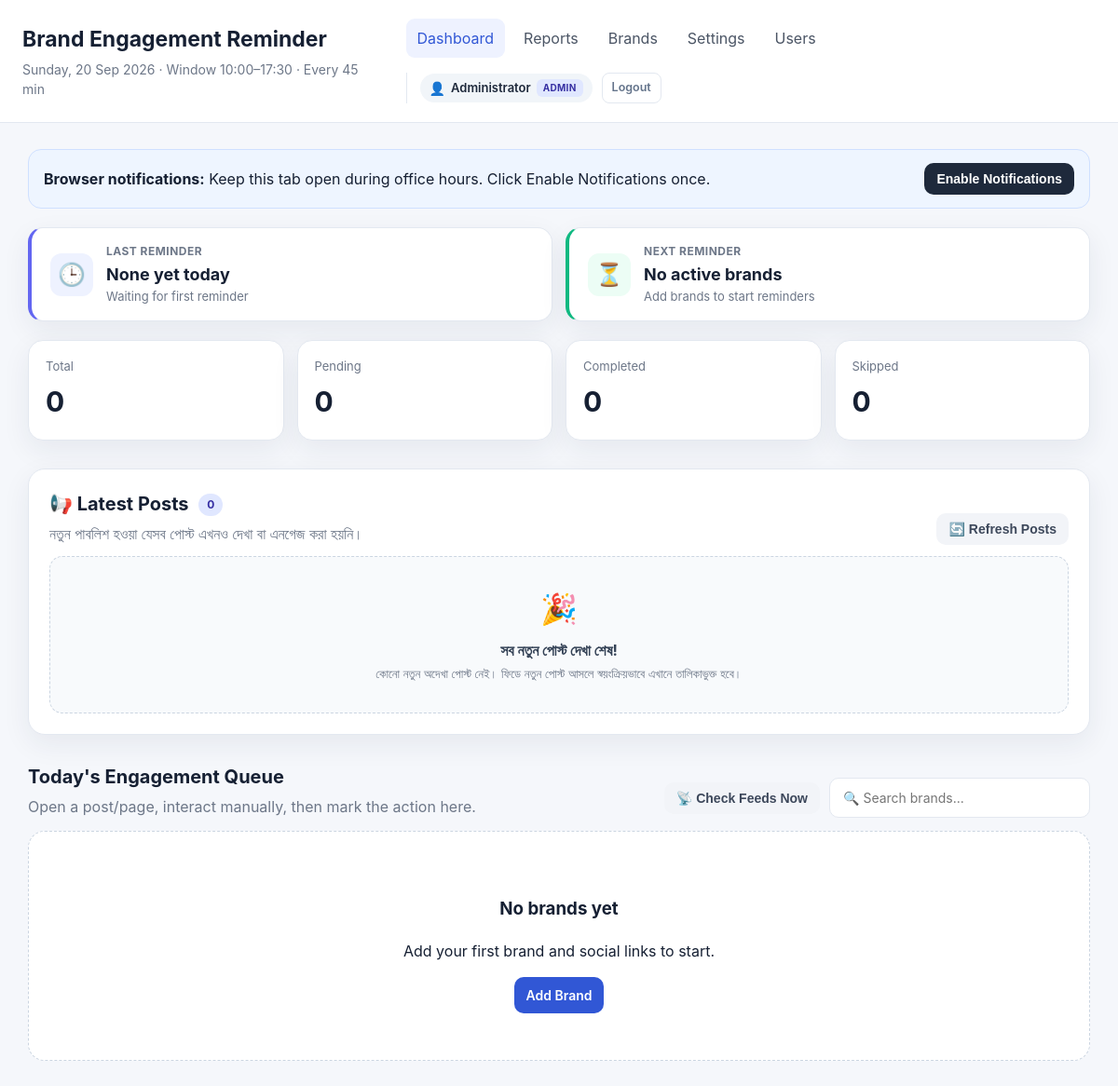
The page / (signed in) on the database its author committed.
### tables this page shows
CREATE TABLE IF NOT EXISTS settings (
    id TINYINT UNSIGNED PRIMARY KEY,
    window_start TIME NOT NULL DEFAULT '10:00:00',
    window_end TIME NOT NULL DEFAULT '17:30:00',
    reminder_interval_minutes INT UNSIGNED NOT NULL DEFAULT 45,
    browser_poll_seconds INT UNSIGNED NOT NULL DEFAULT 60,
    last_global_reminder_at DATETIME NULL,
    updated_at DATETIME NULL DEFAULT NULL ON UPDATE CURRENT_TIMESTAMP
);

CREATE TABLE IF NOT EXISTS users (
    id INT UNSIGNED AUTO_INCREMENT PRIMARY KEY,
    name VARCHAR(120) NOT NULL,
    username VARCHAR(60) NOT NULL UNIQUE,
    password_hash VARCHAR(255) NOT NULL,
    role ENUM('admin', 'user') NOT NULL DEFAULT 'user',
    status TINYINT(1) NOT NULL DEFAULT 1,
    last_login_at DATETIME NULL,
    last_reminder_at DATETIME NULL,
    created_at DATETIME NOT NULL DEFAULT CURRENT_TIMESTAMP,
    updated_at DATETIME NULL DEFAULT NULL ON UPDATE CURRENT_TIMESTAMP,
    INDEX idx_users_role_status (role, status)
);

### config.php (called while the page is built, shortened)
<?php
function e(?string $value): string
{
    return htmlspecialchars((string)$value, ENT_QUOTES, 'UTF-8');
}
function getSettings(PDO $pdo): array
{
    $stmt = $pdo->query("SELECT * FROM settings WHERE id = 1 LIMIT 1");
    $settings = $stmt->fetch();
    return $settings;
}
require_once __DIR__ . '/auth.php';

### auth.php (called while the page is built, shortened)
<?php
function currentUser(): ?array
{
    if (!empty($_SESSION['auth_user'])) {
        return $_SESSION['auth_user'];
    }
    return null;
}
function isAdmin(): bool
{
    $user = currentUser();
    return $user && ($user['role'] ?? '') === 'admin';
}

### api_latest_posts.php (called while the page is built, shortened)
<?php
require_once __DIR__ . '/config.php';
function getLatestUnseenPosts(PDO $pdo, int $limit = 50, ?int $userId = null): array
{
    $stmt = $pdo->prepare("
        SELECT p.id, p.brand_id, p.social_link_id, b.name AS brand_name,
               COALESCE(s.platform, 'Social') AS platform,
               p.title, p.post_url, p.content_snippet, p.published_at, p.created_at
        FROM brand_posts p
        INNER JOIN brands b ON b.id = p.brand_id AND b.status = 1
        LEFT JOIN social_links s ON s.id = p.social_link_id
        LEFT JOIN user_post_engagements upe ON upe.post_id = p.id AND upe.user_id = :user_id
        WHERE (upe.id IS NULL OR upe.is_engaged = 0)
        ORDER BY p.published_at DESC, p.id DESC
        LIMIT :lim
    ");
    $stmt->bindValue(':user_id', $userId, PDO::PARAM_INT);
    $stmt->bindValue(':lim', $limit, PDO::PARAM_INT);
    $stmt->execute();
    $posts = $stmt->fetchAll();
    return $posts;
}

### index.php (the view, shortened to what this page needs)
<?php
require __DIR__ . '/config.php';
$currentUser = currentUser();
$currentUserId = (int)$currentUser['id'];
$pdo = db();
$settings = getSettings($pdo);
$userStmt = $pdo->prepare("SELECT * FROM users WHERE id = :id");
$userStmt->execute(['id' => $currentUserId]);
$userRow = $userStmt->fetch() ?: $currentUser;
$summaryStmt = $pdo->prepare("SELECT
    COUNT(*) AS total,
    COALESCE(SUM(d.status = 'completed'), 0) AS completed,
    COALESCE(SUM(d.status = 'pending'), 0) AS pending,
    COALESCE(SUM(d.status = 'skipped'), 0) AS skipped
    FROM daily_engagements d
    INNER JOIN brands b ON b.id = d.brand_id
    WHERE d.engagement_date = :today AND d.user_id = :uid AND b.status = 1");
$summaryStmt->execute(['today' => today(), 'uid' => $currentUserId]);
$summary = $summaryStmt->fetch();
require_once __DIR__ . '/api_latest_posts.php';
$unseenPosts = getLatestUnseenPosts($pdo, 30, $currentUserId);
$tasksStmt = $pdo->prepare("SELECT d.*, b.name, b.latest_post_url, b.rss_feed_url, b.notes,
        p.title AS tracked_post_title, p.post_url AS tracked_post_url, p.published_at AS tracked_post_published_at,
        s.platform AS tracked_post_platform
    FROM daily_engagements d
    INNER JOIN brands b ON b.id = d.brand_id
    LEFT JOIN brand_posts p ON p.id = (
        SELECT bp.id FROM brand_posts bp WHERE bp.brand_id = b.id ORDER BY bp.published_at DESC, bp.id DESC LIMIT 1
    )
    LEFT JOIN social_links s ON s.id = p.social_link_id
    WHERE d.engagement_date = :today AND d.user_id = :uid AND b.status = 1
    ORDER BY FIELD(d.status, 'pending','completed','skipped'), b.name ASC");
$tasksStmt->execute(['today' => today(), 'uid' => $currentUserId]);
$tasks = $tasksStmt->fetchAll();
$lastRemindedStmt = $pdo->prepare("SELECT d.last_reminded_at, b.name
    FROM daily_engagements d
    INNER JOIN brands b ON b.id = d.brand_id
    WHERE d.engagement_date = :today AND d.user_id = :uid AND b.status = 1 AND d.last_reminded_at IS NOT NULL
    ORDER BY d.last_reminded_at DESC
    LIMIT 1");
$lastRemindedStmt->execute(['today' => today(), 'uid' => $currentUserId]);
$lastReminded = $lastRemindedStmt->fetch();
if ($lastReminded) {
    $lastRemindedTs = strtotime($lastReminded['last_reminded_at']);
    $lastReminderTitle = date('h:i A', $lastRemindedTs) . ' · ' . $lastReminded['name'];
    $minsAgo = max(0, round((time() - $lastRemindedTs) / 60));
    $lastReminderSubtitle = ($minsAgo === 0 ? 'Just now' : ($minsAgo < 60 ? $minsAgo . ' min ago' : round($minsAgo / 60, 1) . ' hr ago'));
} elseif (!empty($userRow['last_reminder_at']) && date('Y-m-d', strtotime($userRow['last_reminder_at'])) === today()) {
    $lastRemindedTs = strtotime($userRow['last_reminder_at']);
    $lastReminderTitle = date('h:i A', $lastRemindedTs);
    $lastReminderSubtitle = 'Earlier today';
} else {
    $lastReminderTitle = 'None yet today';
    $lastReminderSubtitle = 'Waiting for first reminder';
}
$nowTime = date('H:i:s');
$windowStart = $settings['window_start'];
$windowEnd = $settings['window_end'];
$pendingCount = (int)$summary['pending'];
$nextTargetTimestamp = null;
$nextStatus = 'active';
if ($pendingCount === 0) {
    if ((int)$summary['total'] === 0) {
        $nextReminderTitle = 'No active brands';
        $nextReminderSubtitle = 'Add brands to start reminders';
    } else {
        $nextReminderTitle = 'All completed! 🎉';
        $nextReminderSubtitle = 'All your pending tasks are done for today';
    }
    $nextStatus = 'completed';
} elseif ($nowTime < $windowStart) {
    $nextTargetTimestamp = strtotime(today() . ' ' . $windowStart);
    $nextReminderTitle = date('h:i A', $nextTargetTimestamp);
    $nextReminderSubtitle = 'Window starts at ' . date('h:i A', $nextTargetTimestamp);
    $nextStatus = 'window_pending';
} elseif ($nowTime > $windowEnd) {
    $nextTargetTimestamp = strtotime('+1 day ' . $windowStart);
    $nextReminderTitle = 'Tomorrow ' . date('h:i A', strtotime($windowStart));
    $nextReminderSubtitle = 'Today\'s window closed at ' . date('h:i A', strtotime($windowEnd));
    $nextStatus = 'window_closed';
}
?>
<!doctype html>
<html lang="en">
<head>
    <link rel="stylesheet" href="assets/app.css?v=<?= filemtime(__DIR__ . '/assets/app.css') ?>">
</head>
<body data-poll-seconds="<?= (int)$settings['browser_poll_seconds'] ?>">
<header class="topbar">
    <div>
        <h1>Brand Engagement Reminder</h1>
        <p><?= e(date('l, d M Y')) ?> · Window <?= e(substr($settings['window_start'],0,5)) ?>–<?= e(substr($settings['window_end'],0,5)) ?> · Every <?= (int)$settings['reminder_interval_minutes'] ?> min</p>
    </div>
    <div class="topbar-right">
        <nav>
            <a href="index.php" class="active">Dashboard</a>
            <a href="reports.php">Reports</a>
            <?php if (isAdmin()): ?>
                <a href="brands.php">Brands</a>
                <a href="settings.php">Settings</a>
                <a href="users.php">Users</a>
            <?php endif; ?>
        </nav>
        <div class="user-menu">
            <span class="user-badge" title="Logged in as <?= e($currentUser['username']) ?>">
                <span class="user-avatar">👤</span>
                <span class="user-name"><?= e($currentUser['name']) ?></span>
                <span class="role-badge role-<?= e($currentUser['role']) ?>"><?= e(strtoupper($currentUser['role'])) ?></span>
            </span>
            <a href="logout.php" class="btn-logout" title="Sign out">Logout</a>
        </div>
    </div>
</header>
<main class="container">
    <section class="notice-bar">
        <div>
            <strong>Browser notifications:</strong> Keep this tab open during office hours. Click Enable Notifications once.
        </div>
        <button id="enableNotifications" class="btn btn-dark">Enable Notifications</button>
    </section>
    <section class="reminder-cards-grid">
        <div class="reminder-card last">
            <div class="reminder-card-icon">🕒</div>
            <div class="reminder-card-content">
                <span class="reminder-card-label">Last Reminder</span>
                <strong class="reminder-card-title" id="lastReminderValue"><?= e($lastReminderTitle) ?></strong>
                <span class="reminder-card-sub" id="lastReminderSub"><?= e($lastReminderSubtitle) ?></span>
            </div>
        </div>
        <div class="reminder-card next" id="nextReminderCard" data-target-ts="<?= (int)($nextTargetTimestamp ?? 0) ?>" data-status="<?= e($nextStatus) ?>">
            <div class="reminder-card-icon">⏳</div>
            <div class="reminder-card-content">
                <span class="reminder-card-label">Next Reminder</span>
                <strong class="reminder-card-title" id="nextReminderValue"><?= e($nextReminderTitle) ?></strong>
                <span class="reminder-card-sub" id="nextReminderSub"><?= e($nextReminderSubtitle) ?></span>
            </div>
        </div>
    </section>
    <section class="stats-grid">
        <div class="stat"><span>Total</span><strong><?= (int)$summary['total'] ?></strong></div>
        <div class="stat"><span>Pending</span><strong><?= (int)$summary['pending'] ?></strong></div>
        <div class="stat"><span>Completed</span><strong><?= (int)$summary['completed'] ?></strong></div>
        <div class="stat"><span>Skipped</span><strong><?= (int)$summary['skipped'] ?></strong></div>
    </section>
    <section class="latest-posts-section" id="latestPostsSection">
        <div class="section-head" style="margin-bottom:12px;">
            <div>
                <h2>📢 Latest Posts <span class="counter-badge" id="unseenPostsBadge" style="background:#e0e7ff;color:#3730a3;"><?= count($unseenPosts) ?></span></h2>
                <p>নতুন পাবলিশ হওয়া যেসব পোস্ট এখনও দেখা বা এনগেজ করা হয়নি।</p>
            </div>
            <div class="section-actions">
                <button type="button" id="refreshLatestPostsBtn" class="btn btn-light" title="Check RSS feeds and refresh latest posts">
                    🔄 Refresh Posts
                </button>
            </div>
        </div>
        <div class="empty-state-compact" id="latestPostsEmptyState" <?= !empty($unseenPosts) ? 'style="display:none;"' : '' ?>>
            <div style="font-size:32px;margin-bottom:8px;">🎉</div>
            <h4>সব নতুন পোস্ট দেখা শেষ!</h4>
            <p class="muted">কোনো নতুন অদেখা পোস্ট নেই। ফিডে নতুন পোস্ট আসলে স্বয়ংক্রিয়ভাবে এখানে তালিকাভুক্ত হবে।</p>
        </div>
    </section>
    <section class="section-head">
        <div>
            <h2>Today's Engagement Queue</h2>
            <p>Open a post/page, interact manually, then mark the action here.</p>
        </div>
        <div class="section-actions">
            <button type="button" id="checkFeedsBtn" class="btn btn-light" title="Check all RSS feeds for new posts right now">📡 Check Feeds Now</button>
            <div class="search-box">
                <input type="search" id="dashboardSearch" placeholder="🔍 Search brands..." autocomplete="off">
            </div>
        </div>
    </section>
    <?php if (!$tasks): ?>
        <div class="empty-state">
            <h3>No brands yet</h3>
            <p>Add your first brand and social links to start.</p>
            <a class="btn btn-primary" href="brands.php">Add Brand</a>
        </div>
    <?php endif; ?>
</main>
</body>
</html>

### rows shown on the page
settings: window_start "10:00", window_end "17:30", reminder_interval_minutes "45"
users: name "Administrator", role "ADMIN", last_reminder_at "None yet today", last_reminder_at "Waiting for first reminder"

### other values the page prints
$nextReminderTitle "No active brands"
$nextReminderSubtitle "Add brands to start reminders"
$summary['total'] "0"
$summary['pending'] "0"
$summary['completed'] "0"
$summary['skipped'] "0"
count($unseenPosts) "0"
